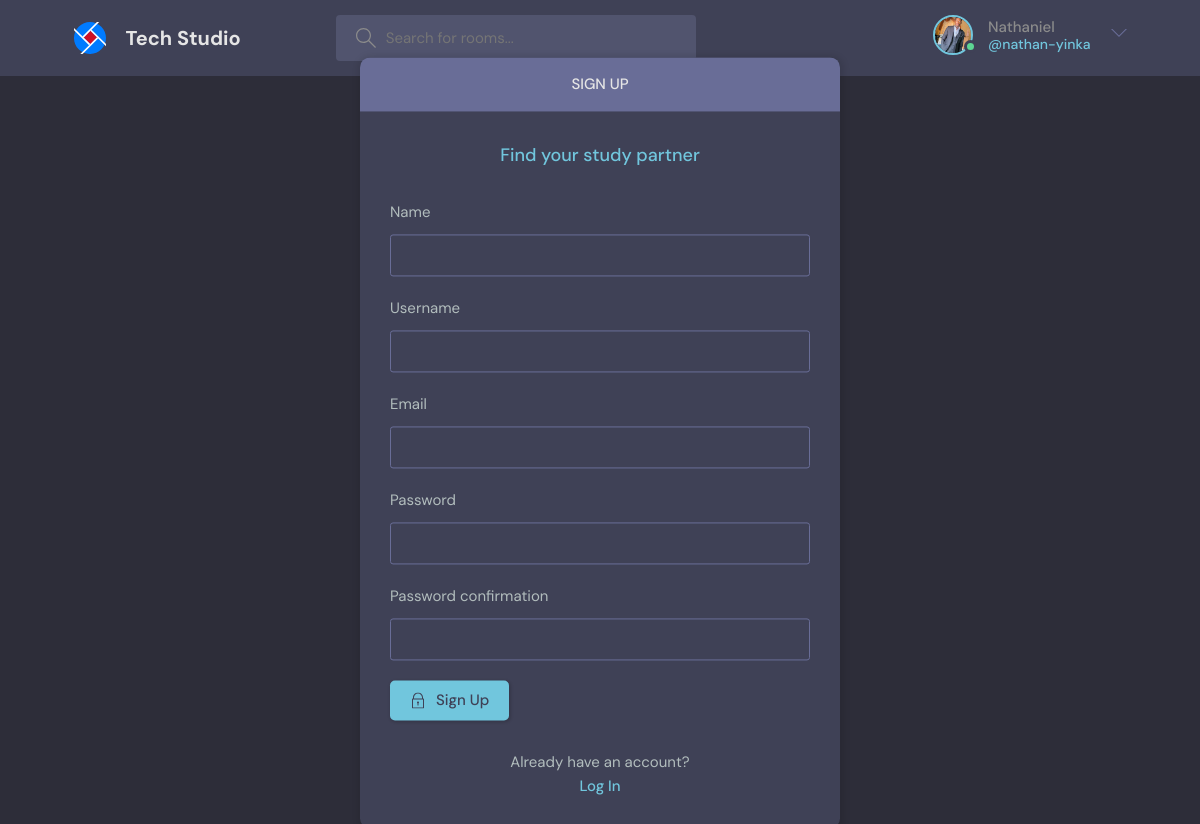
Page /register/ (signed in) on the committed database.
### base/models.py (models this page shows, shortened)
class User(AbstractUser):
    name = models.CharField(max_length=200, null=True)
    email = models.EmailField(unique=True, null=True)
    bio = models.TextField(null=True, blank=True)
    avatar = models.ImageField(null=True, default="https://res.cloudinary.com/dtostqvav/image/upload/v1707223140/kgeg16zar09uqry5xdh6.svg",upload_to='discord_user_dp')
    followers = models.ManyToManyField("self", symmetrical=False, related_name="users_following", blank=True)
    following = models.ManyToManyField("self", symmetrical=False, related_name="users_followed_by", blank=True)

### base/views.py (the view, shortened to what this page needs)
# urls.py: path("register/",views.registerPage, name = 'register'),
def registerPage(request):
    form = NewUserCreationForm()
    context = {"form":form}
    return render(request, "base/login_reg.html", context)

### base/form.py
class NewUserCreationForm(UserCreationForm):
    class Meta:
        model = User
        fields = ["name","username","email","password1","password2"]

### base/templates/base/login_reg.html (shortened to what this page needs)
{% extends "base.html" %}
{% block content %}
{% if page == "login" %}
    <main class="auth layout">
      <div class="container ">
        <div class="layout__box">
          <div class="layout__boxHeader">
            <div class="layout__boxTitle">
              <h3>Login</h3>
            </div>
          </div>
          <div class="layout__body">
            <h2 class="auth__tagline">Find your study partner</h2>
            <form class="form" action="" method="POST">
              {% csrf_token %}
              <div class="form__group form__group">
                <label for="room_name">Username/Email</label>
                <input id="username" name="username" type="text" placeholder="e.g. dennis_ivy" />
              </div>
              <div class="form__group">
                <label for="password">Password</label>
                <input
                  id="password"
                  name="password"
                  type="password"
                  placeholder="&bull;&bull;&bull;&bull;&bull;&bull;&bull;&bull;"
                />
              </div>
              <button class="btn btn--main" type="submit">
                <svg
                  version="1.1"
                  xmlns="http://www.w3.org/2000/svg"
                  width="32"
                  height="32"
                  viewBox="0 0 32 32"
                >
                  <title>lock</title>
                  <path
                    d="M27 12h-1v-2c0-5.514-4.486-10-10-10s-10 4.486-10 10v2h-1c-0.553 0-1 0.447-1 1v18c0 0.553 0.447 1 1 1h22c0.553 0 1-0.447 1-1v-18c0-0.553-0.447-1-1-1zM8 10c0-4.411 3.589-8 8-8s8 3.589 8 8v2h-16v-2zM26 30h-20v-16h20v16z"
                  ></path>
                  <path
                    d="M15 21.694v4.306h2v-4.306c0.587-0.348 1-0.961 1-1.694 0-1.105-0.895-2-2-2s-2 0.895-2 2c0 0.732 0.413 1.345 1 1.694z"
                  ></path>
                </svg>
                Login
              </button>
            </form>
            <div class="auth__action">
              <p>Haven't signed up yet?</p>
              <a href="{% url 'register' %}" class="btn btn--link">Sign Up</a>
            </div>
          </div>
        </div>
      </div>
    </main>
    {% else %}
    <main class="auth layout">
      <div class="container">
        <div class="layout__box">
          <div class="layout__boxHeader">
            <div class="layout__boxTitle">
              <h3 class="">Sign up</h3>
            </div>
          </div>
          <div class="layout__body">
            <h2 class="auth__tagline">Find your study partner</h2>
            <form class="form" action="" method="POST">
              {% for field in form %}
    <div class="form__group form__group">
        <label for="{{ field.id_for_label }}">{{ field.label }}</label>
        {{ field }}
    </div>
    {% endfor %}
              <button class="btn btn--main" type="submit">
                Sign Up
              </button>
            </form>
            <div class="auth__action">
              <p>Already have an account?</p>
              <a href="{% url 'login' %}" class="btn btn--link">Log In</a>
            </div>
          </div>
        </div>
      </div>
    </main>
    {% endif %}
    {% endblock content %}

### templates/navbar.html (shortened to what this page needs)
{% load static %}
<header class="header header--loggedIn">
    <div class="container">
      <a href="{% url 'home' %}" class="header__logo">
        <img src="{% static 'assets/tech logo.svg' %}" />
        <h1>Tech Studio</h1>
      </a>
      <form class="header__search" method="GET" action="">
        <label>
          <input placeholder="Search for rooms..." name="q" />
        </label>
      </form>
      <nav class="header__menu">
        {% if request.user.is_authenticated %}
        <div class="header__user">
          <a href="{% url 'user' request.user.id %}">
            <div class="avatar avatar--medium active">
              <img src="{{request.user.avatar.url}}" />
            </div>
            <p>{{request.user.last_name}} <span>@{{request.user.username}}</span></p>
          </a>
          <button class="dropdown-button">
            <svg version="1.1" xmlns="http://www.w3.org/2000/svg" width="32" height="32" viewBox="0 0 32 32">
              <title>chevron-down</title>
              <path d="M16 21l-13-13h-3l16 16 16-16h-3l-13 13z"></path>
            </svg>
          </button>
        </div>
        {% else %}
        <a href="{% url 'login' %}">
          <img src="{% static './assets/avatar.svg' %}" />
          <p>Login</p>
        </a>
        {% endif %}
      </nav>
    </div>
  </header>

### rows in the picture
User: user.avatar (picture), user.last_name "Nathaniel", user.username "nathan-yinka"

### other values in the picture
{{ field.label }} "Name" "Username" "Email" "Password" "Password confirmation"
